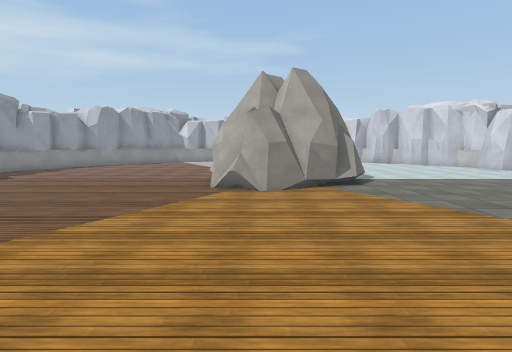
view 1 (above)

16 first-person views from a walk through a Unity game level. The camera is 1.5 m above the floor, tilts 6° down and sees 80° across. The floor is counted in squares, 1 m on a side. Each view is taken from the middle of a square. On the plan, view 1 faces up. The plan holds only what a view shows up to about 15 squares ahead; the rest is blank. The place goes on beyond the plan. Some animated figures are not drawn. Surface patterns are stand-ins for the level's own textures.

view 2
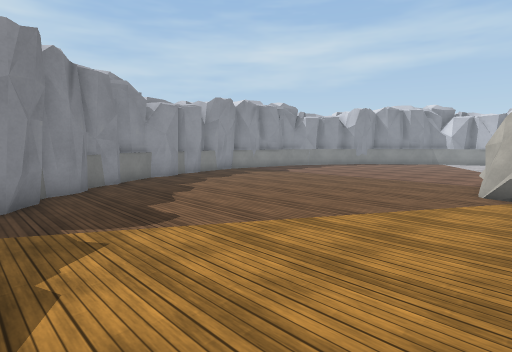

view 3
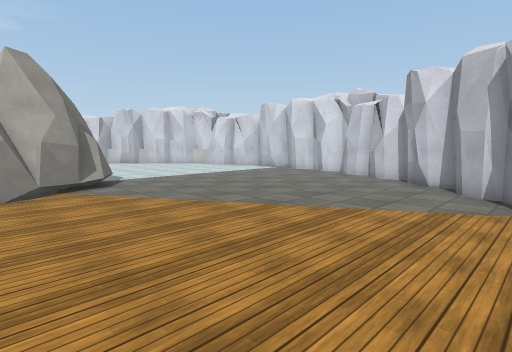

view 4
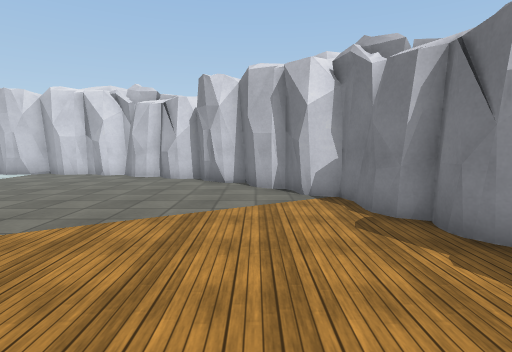

view 5
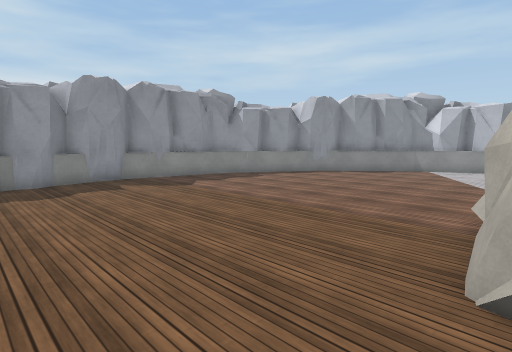

view 6
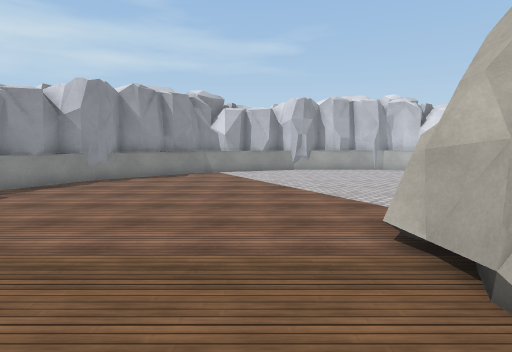

view 7
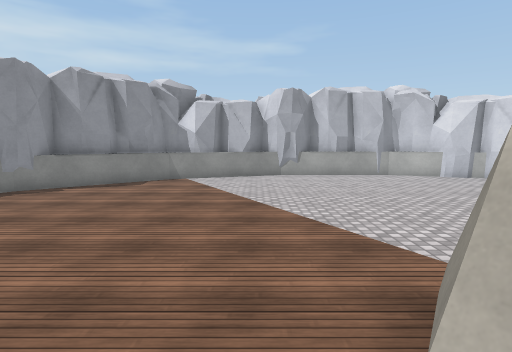

view 8
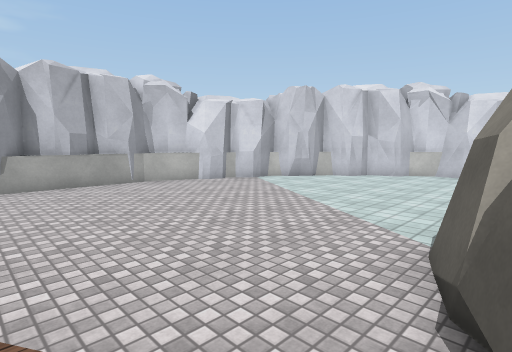

view 9
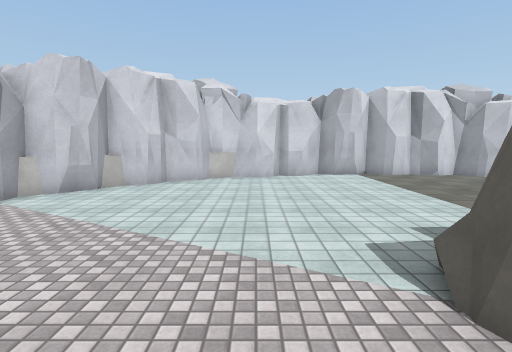

view 10
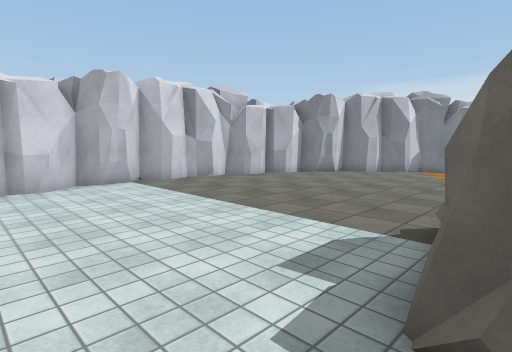

view 11
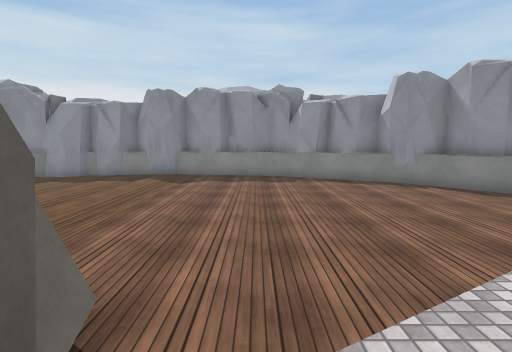

view 12
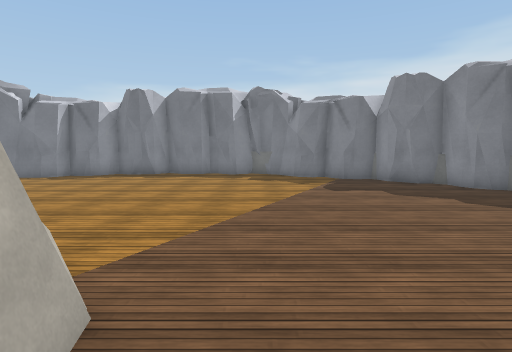

view 13
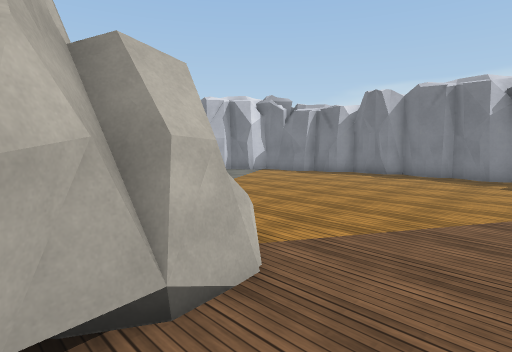

view 14
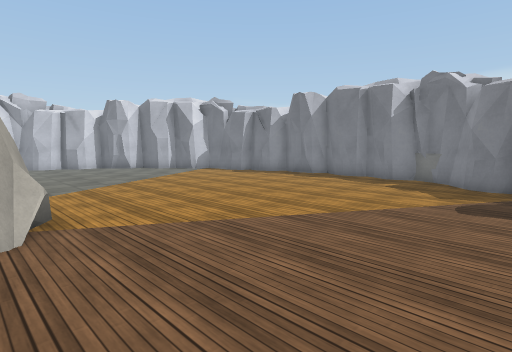

view 15
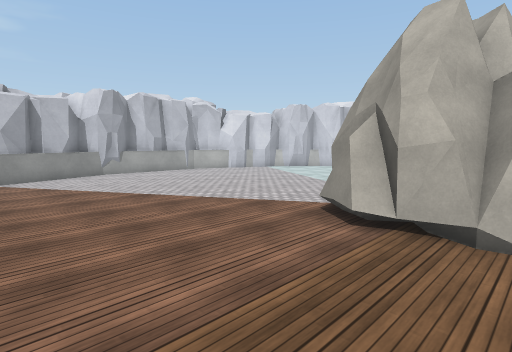

view 16
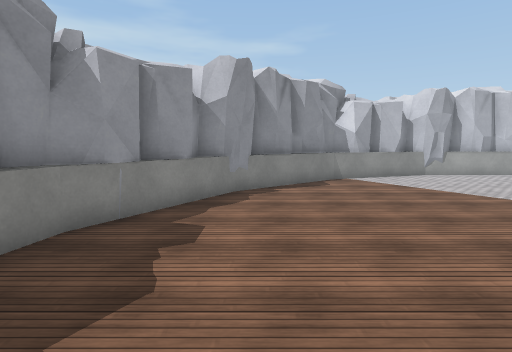

### Floor plan
Key: @ floor where view 1 was taken; # wall or solid block; . floor; = window, fence, low wall or low ledge; O other object.
Columns run from 14 left of view 1 to 15 right of it. Each row starts with its distance up from view 1.
 27            #########
 26        #####.......###
 25       ###............###
 24      ##................##
 23     ##..................##
 22    ##....................##
 21   ##......................##
 20   #........................##
 19  ##.........................#
 18 ##..........................#
 17 #=..........................##
 16 #...............OO..........##
 15 #............OOOOOO..........#
 14 #...........OOOO OO..........#
 13 #...........OOOOOOO..........#
 12 #...........OOOOOOO..........#
 11 #............OOOOOO..........#
 10 #............OOO.............#
  9 #............................#
  8 ##..........................##
  7  #..........................#
  6  #.........................##
  5  ##........................#
  4   #.......................##
  3   ###.....................#
  2     ##..................###
  1     ###................##
  0       ##......@........#
 -1        ###.........#####
 -2          ############

Positions as (right, up) in squares from view 1, and headings:
1: (0, 0), facing up
2: (0, 0), facing up-left
3: (0, 0), facing up-right
4: (0, 2), facing right
5: (-1, 7), facing up-left
6: (-4, 9), facing up
7: (-3, 12), facing up
8: (-2, 15), facing up-right
9: (0, 18), facing right
10: (3, 18), facing down-right
11: (1, 16), facing left
12: (-3, 13), facing down
13: (-4, 13), facing down-right
14: (-7, 11), facing down-right
15: (-7, 11), facing up-right
16: (-10, 12), facing up
